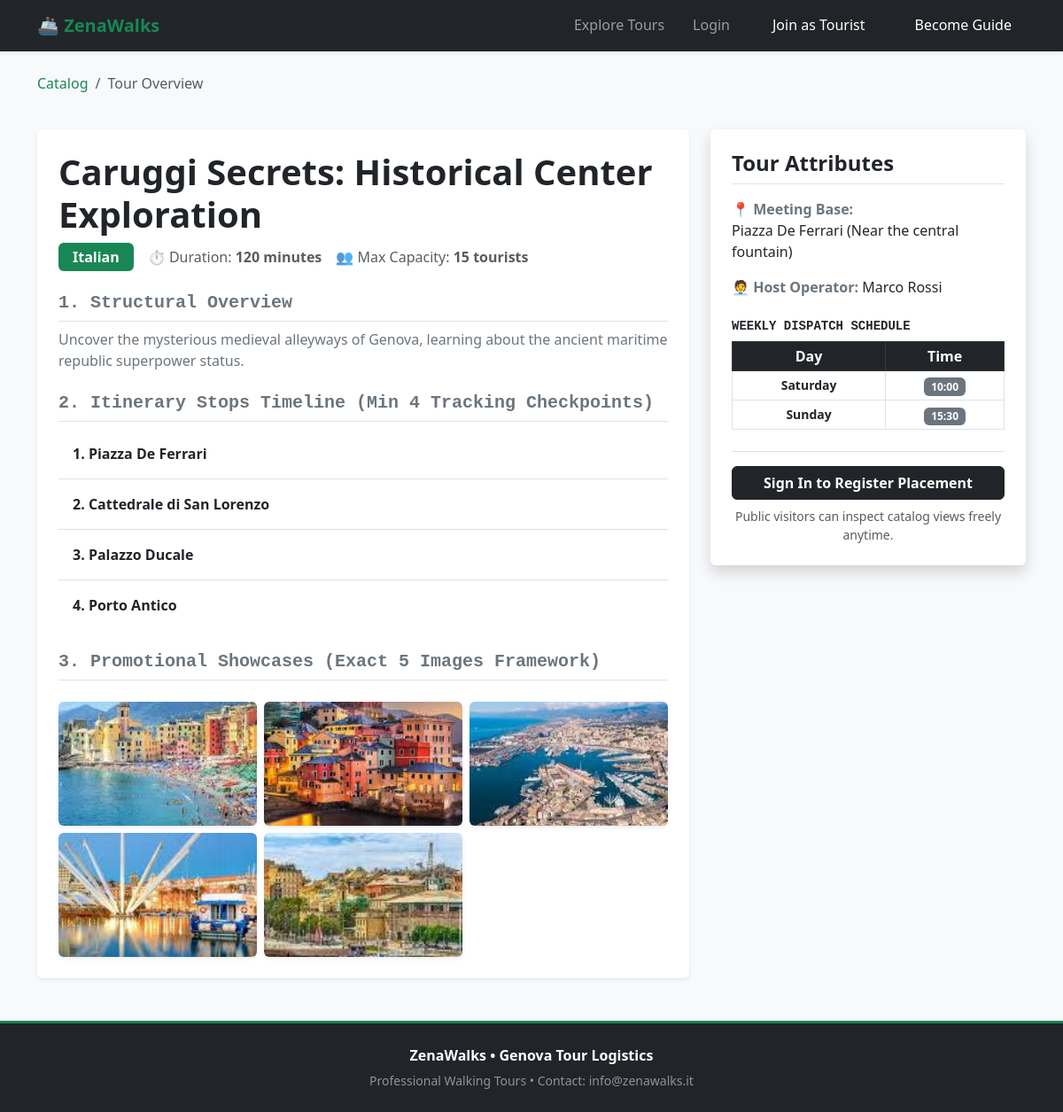
The page /tour/1 on the database its author committed.
### tables this page shows
CREATE TABLE tours (
    id INTEGER PRIMARY KEY AUTOINCREMENT,
    guide_id INTEGER NOT NULL,
    title TEXT NOT NULL,
    meeting_point TEXT NOT NULL,
    duration INTEGER NOT NULL, -- Stored explicitly in minutes
    language TEXT NOT NULL CHECK(language IN ('Italian', 'English', 'Spanish', 'Portuguese', 'German')),
    max_participants INTEGER NOT NULL,
    description TEXT NOT NULL,
    FOREIGN KEY (guide_id) REFERENCES users(id) ON DELETE CASCADE
);

CREATE TABLE tour_stops (
    id INTEGER PRIMARY KEY AUTOINCREMENT,
    tour_id INTEGER NOT NULL,
    stop_name TEXT NOT NULL,
    stop_order INTEGER NOT NULL,
    FOREIGN KEY (tour_id) REFERENCES tours(id) ON DELETE CASCADE
);

CREATE TABLE tour_images (
    id INTEGER PRIMARY KEY AUTOINCREMENT,
    tour_id INTEGER NOT NULL,
    file_path TEXT NOT NULL,
    FOREIGN KEY (tour_id) REFERENCES tours(id) ON DELETE CASCADE
);

CREATE TABLE users (
    id INTEGER PRIMARY KEY AUTOINCREMENT,
    email TEXT NOT NULL UNIQUE,
    password_hash TEXT NOT NULL,
    first_name TEXT NOT NULL,
    last_name TEXT NOT NULL,
    role TEXT NOT NULL CHECK(role IN ('guide', 'participant')),
    languages TEXT -- Comma-separated strings for guides (e.g., "Italian,English")
);

CREATE TABLE tour_schedules (
    id INTEGER PRIMARY KEY AUTOINCREMENT,
    tour_id INTEGER NOT NULL,
    day_of_week TEXT NOT NULL CHECK(day_of_week IN ('Monday', 'Tuesday', 'Wednesday', 'Thursday', 'Friday', 'Saturday', 'Sunday')),
    start_time TEXT NOT NULL, -- Format: HH:MM
    UNIQUE(tour_id, day_of_week), -- Constraint: max one start time per day per tour
    FOREIGN KEY (tour_id) REFERENCES tours(id) ON DELETE CASCADE
);

### routes/main.py (the view)
@main_bp.route('/tour/<int:tour_id>')
def tour_detail(tour_id):
    tour = get_tour_complete_details(tour_id)
    if not tour:
        return "Tour details asset space missing.", 404
    return render_template('tour_detail.html', tour=tour)

### dao/db.py (called while the page is built)
def get_db_connection():
    db_path = 'database.db'
    conn = sqlite3.connect(db_path)
    conn.execute("PRAGMA foreign_keys = ON;")
    conn.row_factory = sqlite3.Row
    return conn

### dao/tours_dao.py (called while the page is built)
def get_tour_complete_details(tour_id):
    conn = get_db_connection()
    tour = conn.execute("""
        SELECT t.*, u.first_name, u.last_name, u.email AS guide_email
        FROM tours t JOIN users u ON t.guide_id = u.id
        WHERE t.id = ?
    """, (tour_id,)).fetchone()
    if not tour:
        conn.close()
        return None
    tour_dict = dict(tour)
    tour_dict['schedules'] = [dict(r) for r in conn.execute("SELECT * FROM tour_schedules WHERE tour_id = ?", (tour_id,)).fetchall()]
    tour_dict['stops'] = [row['stop_name'] for row in conn.execute("SELECT * FROM tour_stops WHERE tour_id = ? ORDER BY stop_order ASC", (tour_id,)).fetchall()]
    tour_dict['images'] = [row['file_path'] for row in conn.execute("SELECT * FROM tour_images WHERE tour_id = ?", (tour_id,)).fetchall()]
    conn.close()
    return tour_dict

### templates/tour_detail.html
{% extends 'base.html' %}
{% block content %}
<nav aria-label="breadcrumb">
  <ol class="breadcrumb">
    <li class="breadcrumb-item"><a href="{{ url_for('main.index') }}" class="text-success text-decoration-none">Catalog</a></li>
    <li class="breadcrumb-item active" aria-current="page">Tour Overview</li>
  </ol>
</nav>
<div class="row g-4 mt-1">
    <div class="col-md-8">
        <div class="card border-0 shadow-sm p-4 bg-white rounded">
            <h1 class="fw-bold text-dark mb-2">{{ tour.title }}</h1>
            <p class="text-muted d-flex gap-3 align-items-center mb-4">
                <span class="badge bg-success py-2 px-3 fs-6">{{ tour.language }}</span>
                <span>⏱ Duration: <strong>{{ tour.duration }} minutes</strong></span>
                <span>👥 Max Capacity: <strong>{{ tour.max_participants }} tourists</strong></span>
            </p>
            <h5 class="fw-bold border-bottom pb-2 text-secondary font-monospace">1. Structural Overview</h5>
            <p class="fs-6 lead text-secondary mb-4">{{ tour.description }}</p>
            <h5 class="fw-bold border-bottom pb-2 text-secondary font-monospace">2. Itinerary Stops Timeline (Min 4 Tracking Checkpoints)</h5>
            <ol class="list-group list-group-numbered list-group-flush mb-4">
                {% for stop in tour.stops %}
                    <li class="list-group-item bg-transparent py-3 fw-semibold text-dark">{{ stop }}</li>
                {% endfor %}
            </ol>
            <h5 class="fw-bold border-bottom pb-2 text-secondary font-monospace">3. Promotional Showcases (Exact 5 Images Framework)</h5>
            <div class="row g-2 mt-2">
                {% for img in tour.images %}
                    <div class="col-md-4">
                        <div class="card border-0 overflow-hidden shadow-sm">
                            <img src="{{ url_for('static', filename='uploads/tours/' ~ img) }}" class="img-fluid style-gallery-img" style="height: 140px; object-fit: cover;" alt="Promo Component Thumbnail">
                        </div>
                    </div>
                {% endfor %}
            </div>
        </div>
    </div>
    <div class="col-md-4">
        <div class="card border-0 shadow bg-white p-4 sticky-top" style="top: 20px;">
            <h4 class="fw-bold text-dark mb-3 border-bottom pb-2">Tour Attributes</h4>
            <ul class="list-unstyled text-secondary mb-4 gap-2 d-flex flex-column">
                <li>📍 <strong>Meeting Base:</strong> <br><span class="text-dark">{{ tour.meeting_point }}</span></li>
                <li class="mt-2">🧑‍💼 <strong>Host Operator:</strong> <span class="text-dark">{{ tour.first_name }} {{ tour.last_name }}</span></li>
            </ul>
            <h5 class="fw-bold text-dark small font-monospace mb-2">WEEKLY DISPATCH SCHEDULE</h5>
            <div class="table-responsive mb-4">
                <table class="table table-sm table-bordered align-middle text-center mb-0">
                    <thead class="table-dark">
                        <tr><th>Day</th><th>Time</th></tr>
                    </thead>
                    <tbody>
                        {% for s in tour.schedules %}
                            <tr><td class="fw-bold small">{{ s.day_of_week }}</td><td><span class="badge bg-secondary">{{ s.start_time }}</span></td></tr>
                        {% endfor %}
                    </tbody>
                </table>
            </div>
            {% if current_user.is_authenticated and current_user.is_participant %}
                <form action="{{ url_for('participants.book_tour', tour_id=tour.id) }}" method="POST" class="border-top pt-3">
                    <h5 class="fw-bold text-success h6 mb-3">Secure Tickets Online</h5>
                    <div class="mb-3">
                        <label class="form-label small fw-bold">Select Intended Target Date</label>
                        <input type="date" name="tour_date" required class="form-control">
                    </div>
                    <p class="small text-muted mb-2">You can append up to 3 extra travelers below (Max 4 per block party ticket size):</p>
                    <div id="guests-input-container" class="gap-2 d-flex flex-column mb-3">
                        </div>
                    <button type="button" id="add-guest-btn" class="btn btn-outline-secondary btn-sm w-100 mb-3 fw-bold">+ Add Guest</button>
                    <button type="submit" class="btn btn-success w-100 fw-bold py-2 shadow-sm">Commit Atomic Allocation Booking</button>
                </form>
                <script>
                    let guestIdx = 0;
                    document.getElementById('add-guest-btn').addEventListener('click', () => {
                        if (guestIdx >= 3) { alert('Maximum extra guest additions reached.'); return; }
                        guestIdx++;
                        const container = document.getElementById('guests-input-container');
                        const row = document.createElement('div');
                        row.className = "row g-2 border p-2 rounded bg-light align-items-center mb-2";
                        row.innerHTML = `
                            <div class="col-5">
                                <input type="text" name="guest_first_name[]" placeholder="First Name" required class="form-control form-control-sm">
                            </div>
                            <div class="col-5">
                                <input type="text" name="guest_last_name[]" placeholder="Last Name" required class="form-control form-control-sm">
                            </div>
                            <div class="col-2 text-center">
                                <button type="button" class="btn p-0 text-danger border-0 fw-bold remove-guest-btn" style="font-size: 1.5rem; line-height: 1;" aria-label="Remove Guest">&times;</button>
                            </div>
                        `;
                        row.querySelector('.remove-guest-btn').addEventListener('click', () => {
                            row.remove();
                            guestIdx--;
                        });
                        container.appendChild(row);
                    });
                </script>
            {% elif current_user.is_authenticated %}
                <div class="alert alert-warning text-center small mb-0">Guide roles are structurally blocked from reserving tourist spaces.</div>
            {% else %}
                <div class="d-grid gap-2 border-top pt-3">
                    <a href="{{ url_for('auth.login') }}" class="btn btn-dark fw-bold">Sign In to Register Placement</a>
                    <span class="text-center text-muted small">Public visitors can inspect catalog views freely anytime.</span>
                </div>
            {% endif %}
        </div>
    </div>
</div>
{% endblock %}

### static/css/style.css (style rules this page uses)
.style-gallery-img { transition: transform 0.3s ease; }

### rows shown on the page
tours: title "Caruggi Secrets: Historical Center Exploration", language "Italian", duration "120", max_participants "15", description "Uncover the mysterious medieval alleyways of Genova, learning about the ancient maritime republic superpower status.", meeting_point "Piazza De Ferrari (Near the central fountain)"
tour_stops: stop_name "Piazza De Ferrari"
tour_stops: stop_name "Cattedrale di San Lorenzo"
tour_stops: stop_name "Palazzo Ducale"
tour_stops: stop_name "Porto Antico"
tour_images: file_path (picture)
tour_images: file_path (picture)
tour_images: file_path (picture)
tour_images: file_path (picture)
tour_images: file_path (picture)
users: first_name "Marco", last_name "Rossi"
tour_schedules: day_of_week "Saturday", start_time "10:00"
tour_schedules: day_of_week "Sunday", start_time "15:30"
